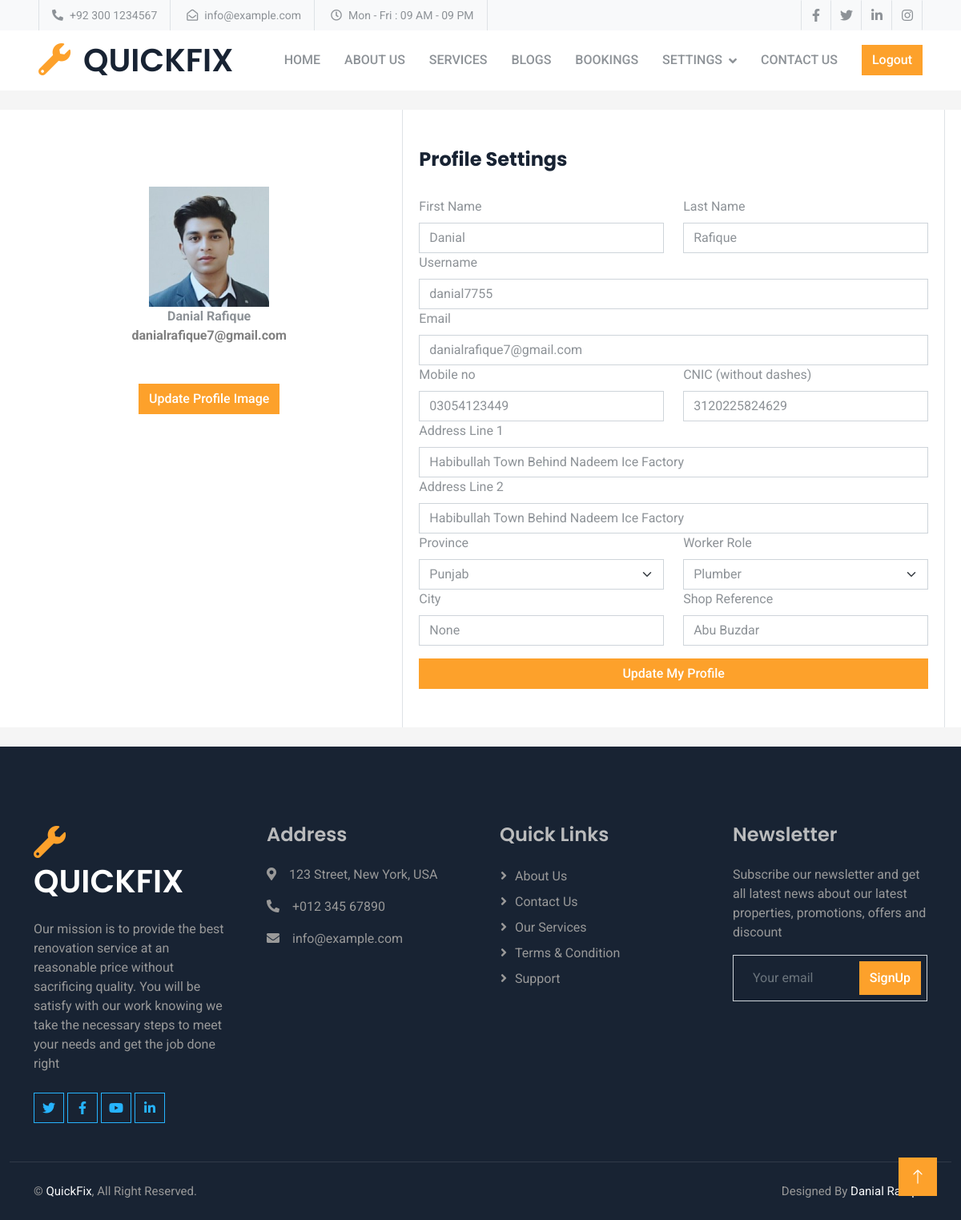
/vendor-profile/ (signed in), run on the app's committed database.
### vendor/models.py (models this page shows, shortened)
class Vendor_Profile(models.Model):
    CATAGORY_CHOICES = [('Punjab' ,'Punjab') ,('Sindh' ,'Sindh'),('Khyber Pakhtunkhwa','Khyber Pakhtunkhwa'),('Gilgit-Baltistan' ,'Gilgit-Baltistan') ,('Islamabad Capital Territory' ,'Islamabad Capital Territory'),('Balochistan','Balochistan'),]
    CATAGORY_EMP= [('Electrician' ,'Electrician'),('Plumber' ,'Plumber'),('Sweaper' ,'Sweaper'),('Carpenter' ,'Carpenter'),('Drain clean' ,'Drain clean'),('AC repair' ,'AC repair'),('Painting & Decorating' ,'Painting & Decorating'),]
    user = models.OneToOneField(User, on_delete=models.CASCADE ,  related_name='vendor_profile', blank=True, null=True)
    first_name = models.CharField(max_length = 30)
    last_name = models.CharField(max_length = 30)
    username = models.CharField(max_length = 30)
    email = models.EmailField(null=True , unique=True)
    mobile_no = models.CharField(max_length=11 ,null=True, blank=True)
    address1 = models.CharField(max_length=200,default='None')
    address2 = models.CharField(max_length=200,default='None')
    city =  models.CharField(max_length=70 ,null=True, blank=True)
    province = models.CharField(choices=CATAGORY_CHOICES,default='None', max_length=56)
    employee = models.CharField(choices=CATAGORY_EMP,default='None', max_length=100)
    cnic= models.CharField(max_length=13 ,null=True, blank=True)
    shop_reference = models.TextField(default='None')
    vendor_image = models.ImageField(upload_to='vendor_profile_pics/')

### vendor/views.py (the view)
# urls.py: path("vendor-profile/", vendor_profile_detail_view, name="vendor_profile_detail_view"),
def vendor_profile_detail_view(request):
    vendor_profile = Vendor_Profile.objects.get(user=request.user)
    return render(request, 'vendor/profile.html', {'vendor_profile': vendor_profile})

### vendor/templates/vendor/profile.html (shortened to what this page needs)
{% extends "base.html" %}
{% load static %}
{% block css %}
<link rel="stylesheet" href="{% static 'vendor/css/profile.css'%}">{% endblock css %}
{% block content %}
{% if vendor_profile %}
<form action="{% url 'vendor:vendor_profile_edit' %}" method="post" enctype="multipart/form-data">
    <div class="container-fluid">
        <div class="row">
            <div class="col-12">
                <div class="row">
                    <div class="col-12 bg-body rounded mt-4 mb-4">
                        <div class="row g-2 ms-2 me-2">
                            <div class="col-md-5 border-end">
                                <div class="d-flex flex-column align-items-center text-center p-3 py-5">
                                    {% if vendor_profile.vendor_image %}
                                    <img src="{{vendor_profile.vendor_image.url}}" class="rounded mt-5"
                                        style="width: 150px;">
                                    {% else %}
                                    <img src="{% static 'vendor/images/avatar1.png' %}" class="rounded mt-5"
                                        style="width: 150px;">
                                    {% endif %}
                                    <span class="fw-bold">{{vendor_profile.first_name}} {{vendor_profile.last_name}}</span>
                                    <span class="fw-bold text-black-50">{{vendor_profile.email}}</span>
                                    <label for="vendor_image" class="btn btn-primary mt-5">Update Profile Image</label>
                                </div>
                            </div>
                            <div class="col-md-7 border-end">
                                <div class="p-3 py-5">
                                    <div class="d-flex justify-content-between align-items-center mb-3">
                                        <h4 class="fw-bold">Profile Settings</h4>
                                    </div>
                                    <div class="row mt-4">
                                        <div class="col-6">
                                            <label class="form-label">First Name</label>
                                            <input type="text" id="first_name" name="first_name" class="form-control" value="{{vendor_profile.first_name}}">
                                        </div>
                                        <div class="col-6">
                                            <label class="form-label">Last Name</label>
                                            <input type="text" id="last_name" name="last_name" class="form-control" value="{{vendor_profile.last_name}}">
                                        </div>
                                        <div class="col-12">
                                            <label class="form-label">Username</label>
                                            <input type="text" id="username" name="username" class="form-control" value="{{vendor_profile.username}}">
                                        </div>
                                        <div class="col-12">
                                            <label class="form-label">Email</label>
                                            <input type="email" id="email" name="email" class="form-control" value="{{vendor_profile.email}}">
                                        </div>
                                        <div class="col-6">
                                            <label class="form-label">Mobile no</label>
                                            <input type="text" id="email" name="mobile_no" class="form-control" value="{{vendor_profile.mobile_no}}">
                                        </div>
                                        <div class="col-6">
                                            <label class="form-label">CNIC (without dashes)</label>
                                            <input type="text" id="email" name="cnic" class="form-control" value="{{vendor_profile.cnic}}">
                                        </div>
                                        <div class="col-12">
                                            <label class="form-label">Address Line 1</label>
                                            <input type="text" class="form-control" name="address1" value="{{vendor_profile.address1}}">
                                        </div>
                                        <div class="col-12">
                                            <label class="form-label">Address Line 2</label>
                                            <input type="text" class="form-control" name="address2" value="{{vendor_profile.address2}}">
                                        </div>
                                        <div class="col-6">
                                            <label class="form-label">Province</label>
                                            <select class="form-select input" name="province">
                                                {% for choice in vendor_profile.CATAGORY_CHOICES %}
                                                    <option value="{{ choice.0 }}" {% if vendor_profile.province == choice.0 %}selected{% endif %}>{{ choice.1 }}</option>
                                                {% endfor %}
                                            </select>
                                        </div>
                                        <div class="col-6">
                                            <label class="form-label">Worker Role</label>
                                            <select class="form-select input" name="employee">
                                                {% for choice in vendor_profile.CATAGORY_EMP %}
                                                    <option value="{{ choice.0 }}" {% if vendor_profile.employee == choice.0 %}selected{% endif %}>{{ choice.1 }}</option>
                                                {% endfor %}
                                            </select>
                                        </div>
                                        <div class="col-6">
                                            <label class="form-label">City</label>
                                            <input type="text" class="form-control" vname="city" value="{{vendor_profile.city}}">
                                        </div>
                                        <div class="col-6">
                                            <label class="form-label">Shop Reference</label>
                                            <input type="text" class="form-control" name="shop_reference" value="{{vendor_profile.shop_reference}}">
                                        </div>
                                        <div class="col-12 d-grid mt-3">
                                            <button class="btn btn-primary" type="submit">Update My Profile</button>
                                        </div>
                                    </div>
                                </div>
                            </div>
                        </div>
                    </div>
                </div>
            </div>
        </div>
    </div>
</form>
{% else %}
<p>No profile found</p>
{% endif %}
{% endblock content %}

### customer/static/customer/css/style.css (style rules this page uses)
:root { --primary: #FDA12B; --secondary: #8D9297; --light: #F8F9FA; --dark: #182333; }
.btn { font-weight: 500; transition: .5s; }
.btn.btn-primary, .btn.btn-outline-primary:hover { color: #FFFFFF; }

### templates/base.html (style rules this page uses)
* { margin: 0; padding: 0; box-sizing: border-box; }

### data on the page
Vendor_Profile: vendor_image (picture), first_name "Danial", last_name "Rafique", email "danialrafique7@gmail.com", username "danial7755", mobile_no "03054123449", cnic "3120225824629", address1 "Habibullah Town Behind Nadeem Ice Factory", address2 "Habibullah Town Behind Nadeem Ice Factory", province "Punjab", employee "Plumber", city "None", shop_reference "Abu Buzdar"
